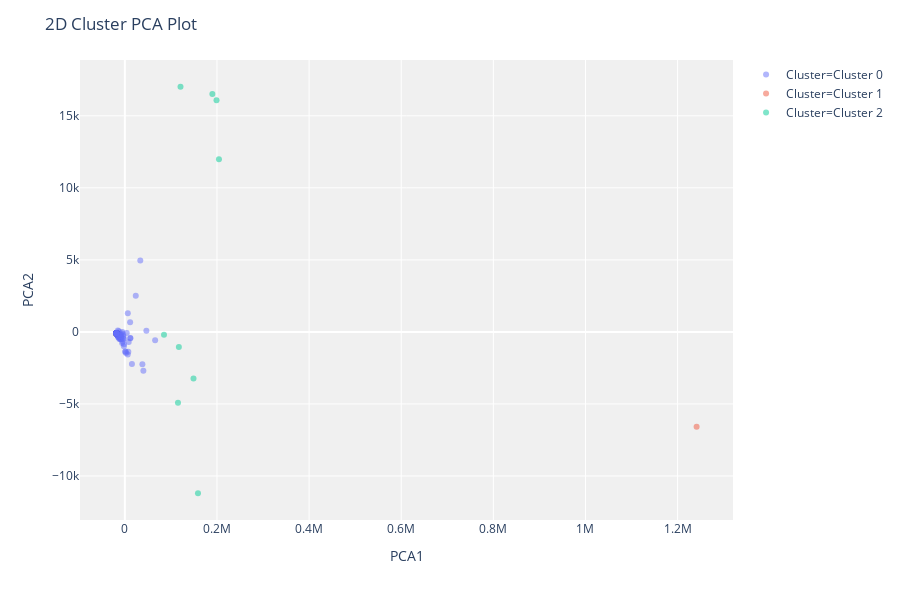

The notebook cell this image was saved under:
### Code cell
plot_model(kmeans)

### Figure 1 — Plotly figure (JSON) as saved in the notebook; plotly's stock layout.template omitted (floating-point values rounded to 4 significant figures; data arrays with more than 128 entries replaced by an {"elided": "..."} marker saying what was removed)
{"data": [{"customdata": {"elided": "198x1 str values"}, "hoverlabel": {"namelength": 0}, "hovertemplate": "Cluster=Cluster 0<br>PCA1=%{x}<br>PCA2=%{y}<br>Feature=%{customdata[0]}", "legendgroup": "Cluster=Cluster 0", "marker": {"color": "#636efa", "opacity": 0.5, "symbol": "circle"}, "mode": "markers", "name": "Cluster=Cluster 0", "showlegend": true, "textposition": "top center", "type": "scatter", "x": {"elided": "198 float values"}, "xaxis": "x", "y": {"elided": "198 float values"}, "yaxis": "y"}, {"customdata": [[null]], "hoverlabel": {"namelength": 0}, "hovertemplate": "Cluster=Cluster 1<br>PCA1=%{x}<br>PCA2=%{y}<br>Feature=%{customdata[0]}", "legendgroup": "Cluster=Cluster 1", "marker": {"color": "#EF553B", "opacity": 0.5, "symbol": "circle"}, "mode": "markers", "name": "Cluster=Cluster 1", "showlegend": true, "textposition": "top center", "type": "scatter", "x": [1241000.0], "xaxis": "x", "y": [-6590.0], "yaxis": "y"}, {"customdata": [[null], [null], [null], [null], [null], [null], [null], [null], [null]], "hoverlabel": {"namelength": 0}, "hovertemplate": "Cluster=Cluster 2<br>PCA1=%{x}<br>PCA2=%{y}<br>Feature=%{customdata[0]}", "legendgroup": "Cluster=Cluster 2", "marker": {"color": "#00cc96", "opacity": 0.5, "symbol": "circle"}, "mode": "markers", "name": "Cluster=Cluster 2", "showlegend": true, "textposition": "top center", "type": "scatter", "x": [204300.0, 199000.0, 158700.0, 84990.0, 120800.0, 117200.0, 115300.0, 190000.0, 149000.0], "xaxis": "x", "y": [11980.0, 16080.0, -11200.0, -193.7, 17020.0, -1042.0, -4914.0, 16520.0, -3235.0], "yaxis": "y"}], "layout": {"height": 600, "legend": {"tracegroupgap": 0}, "margin": {"t": 60}, "plot_bgcolor": "rgb(240,240,240)", "title": {"text": "2D Cluster PCA Plot"}, "xaxis": {"anchor": "y", "domain": [0, 1], "title": {"text": "PCA1"}}, "yaxis": {"anchor": "x", "domain": [0, 1], "title": {"text": "PCA2"}}}}
